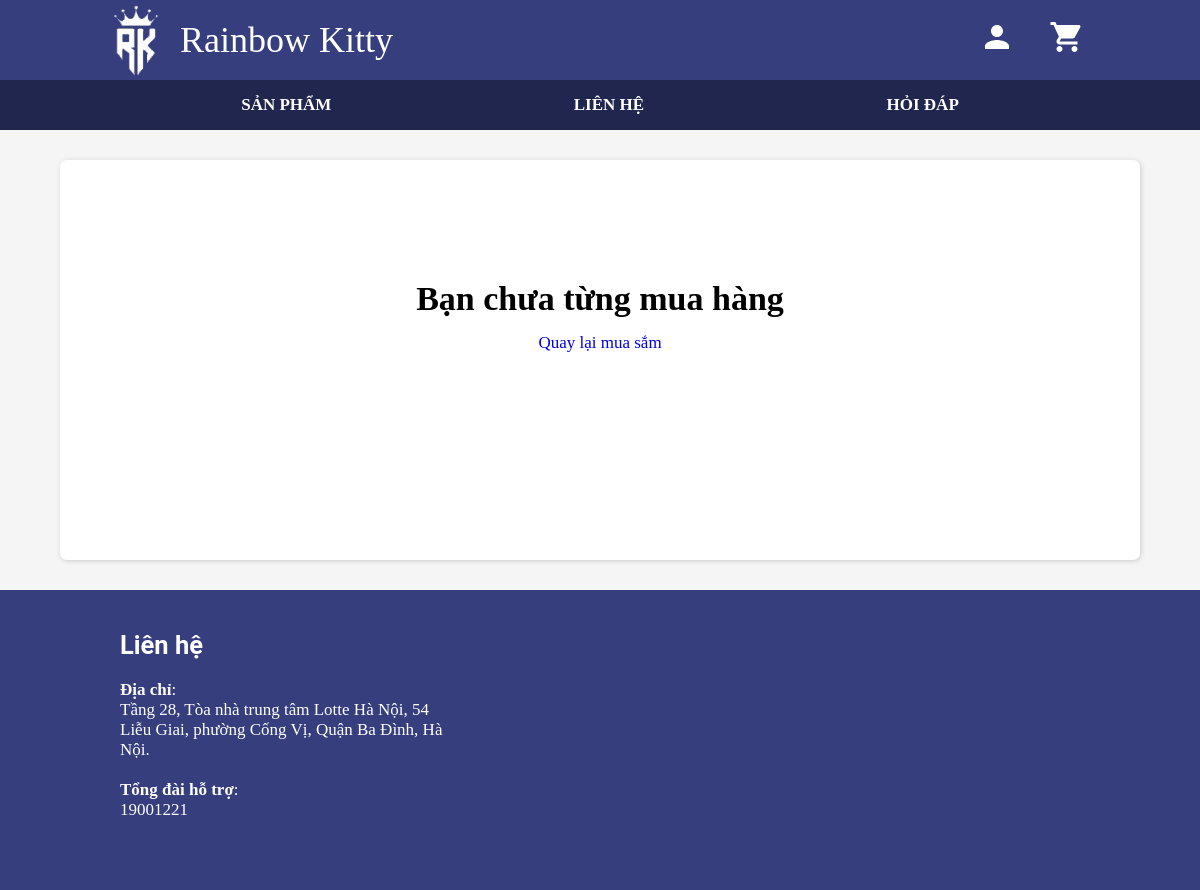
/public/display-orders.php (signed in), run on an earlier commit of the app's database.
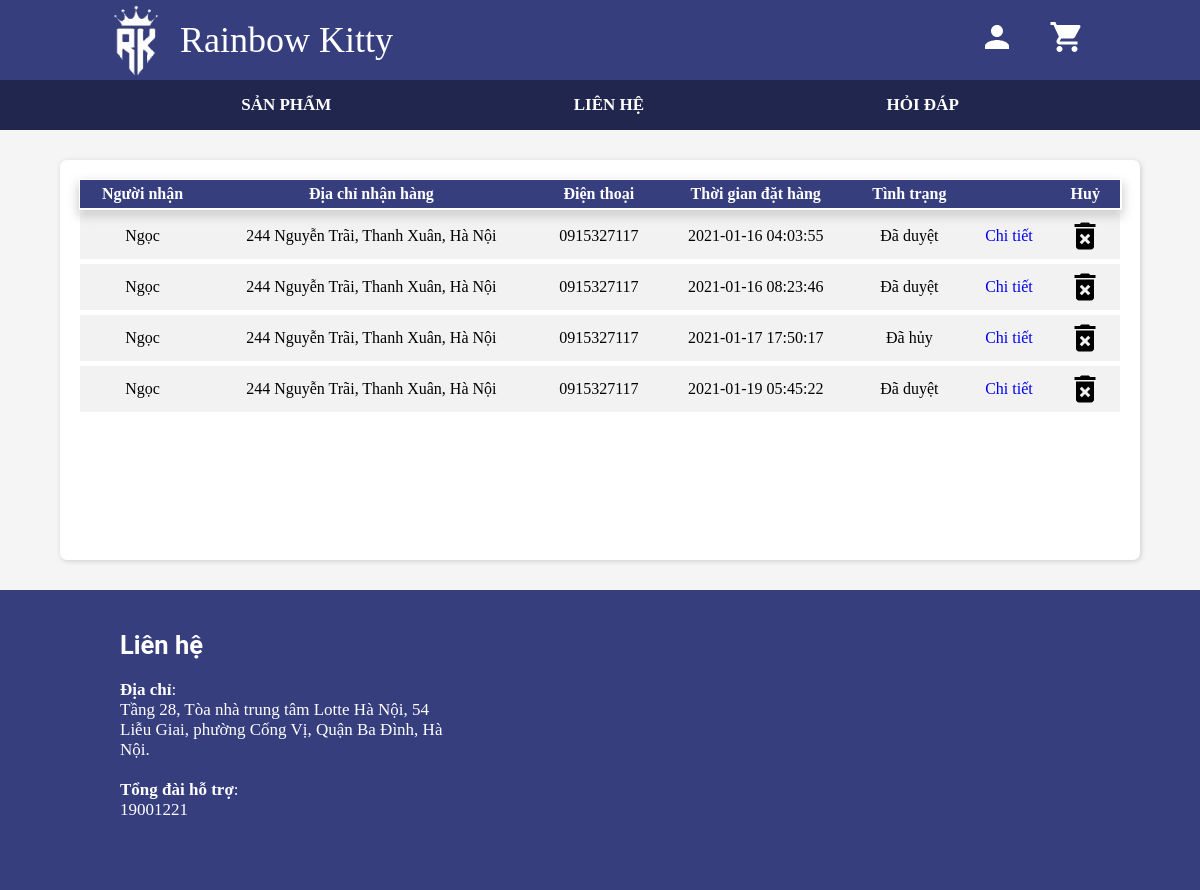
And on a later commit of the database.
### tables this page shows
CREATE TABLE `bills` (
  `id` int(11) NOT NULL,
  `id_customer` int(11) NOT NULL,
  `receiver` varchar(50) NOT NULL,
  `address` varchar(100) NOT NULL,
  `phone` varchar(15) NOT NULL,
  `id_state` int(11) NOT NULL,
  `purchase_time` datetime NOT NULL
);

CREATE TABLE `bill_states` (
  `id` int(11) NOT NULL,
  `state` varchar(50) NOT NULL,
  `color` varchar(15) NOT NULL
);

### public/templates/account/check-customer-signed-in.php (called while the page is built, shortened)
        <?php
function customer_signed_in() {
    if (isset($_SESSION["user"]["type"]) && $_SESSION["user"]["type"] == "customer") {
        return true;
    }
    return false;
}

### config/db.php (called while the page is built, shortened)
<?php
function sql_query(string $query_msg) {
    $connect = mysqli_connect(
        SERVER_NAME,
        USERNAME,
        PASSWORD,
        DB_NAME
    );
    mysqli_set_charset($connect, "utf8");
    $result = mysqli_query($connect, $query_msg) or trigger_error(mysqli_error($connect), E_USER_ERROR);
    return $result;
}

### public/templates/order/order-item.php (the view, shortened to what this page needs)
<?php function spawn_order_item($bill_id) { ?>
    <?php
        $bill = sql_query("
            SELECT *
            FROM bills
            WHERE id = '$bill_id';
        ");
        $bill = mysqli_fetch_array($bill);
        $bill_state = sql_query("
            SELECT state
            FROM bill_states
            WHERE id = {$bill["id_state"]};
        ");
        $bill_state = mysqli_fetch_array($bill_state)["state"];
    ?>
            <tr>
                <td>
                    <span><?= $bill["receiver"] ?></span>
                </td>
                <td>
                    <span><?= $bill["address"] ?></span>
                </td>
                <td>
                    <span><?= $bill["phone"] ?></span>
                </td>
                <td>
                    <span><?= $bill["purchase_time"] ?></span>
                </td>
                <td>
                    <span><?= $bill_state ?></span>
                </td>
                <td>
                    <a href="/public/display-orders-details.php?id=<?= $bill_id ?>">Chi tiết</a>
                </td>
                <td style="cursor: pointer;" onclick="show_delete_info()">
                </td>
            </tr>
<?php } ?>

### public/display-orders.php (shortened to what this page needs)
<?php
    $root_path = $_SERVER["DOCUMENT_ROOT"];
    require_once($root_path . "/public/templates/account/check-customer-signed-in.php");
    require_once($root_path . "/public/templates/order/order-item.php");
    require_once($root_path . "/config/db.php");
?>
<!DOCTYPE html>
<html lang="en">
<head>
    <link rel="stylesheet" href="/public/templates/css/all.css">
</head>
<body>
    <div>
    <?php include_once($root_path . "/public/templates/ui/header.php"); ?>
    <?php include_once($root_path . "/public/templates/ui/menu.php"); ?>
    <div class="panel">
        <?php
            if (customer_signed_in()) {
                $number_orders = sql_query("
                    SELECT COUNT(id) as number_of_bills_of_current_customer
                    FROM bills
                    WHERE id_customer = {$_SESSION["user"]["customer"]["id"]};
                ");
                $number_orders = mysqli_fetch_array($number_orders)["number_of_bills_of_current_customer"];
                if ($number_orders == 0) {
                    ?>
                    <div class="notification">
                        <h1>Bạn chưa từng mua hàng</h1>
                        <a href="/public/home.php">Quay lại mua sắm</a>
                    </div>
                    <?php
                } else {
                    $orders = sql_query("
                        SELECT *
                        FROM bills
                        WHERE id_customer = {$_SESSION["user"]["customer"]["id"]};
                    ");
                    ?>
                    <table class="table-header">
                        <tr>
                            <th>Người nhận</th>
                            <th>Địa chỉ nhận hàng</th>
                            <th>Điện thoại</th>
                            <th>Thời gian đặt hàng</th>
                            <th>Tình trạng</th>
                            <th></th>
                            <th>Huỷ</th>
                        </tr>
                        <?php
                        foreach ($orders as $order) {
                            spawn_order_item($order["id"]);
                        }
                        ?>
                    </table>
                    <?php
                }
            }
        ?>
    </div>
    <?php include_once($root_path . "/public/templates/ui/footer.php"); ?>
</body>
</html>

What changed in the data, as far as the page shows it:
now on this page (row edited): bills: receiver "Ngọc", address "244 Nguyễn Trãi, Thanh Xuân, Hà Nội", phone "0915327117", purchase_time "2021-01-16 04:03:55", id_state.state "Đã duyệt"
now on this page (row edited): bills: receiver "Ngọc", address "244 Nguyễn Trãi, Thanh Xuân, Hà Nội", phone "0915327117", purchase_time "2021-01-16 08:23:46", id_state.state "Đã duyệt"
added bills: receiver "Ngọc", address "244 Nguyễn Trãi, Thanh Xuân, Hà Nội", phone "0915327117", purchase_time "2021-01-17 17:50:17", id_state.state "Đã hủy"
added bills: receiver "Ngọc", address "244 Nguyễn Trãi, Thanh Xuân, Hà Nội", phone "0915327117", purchase_time "2021-01-19 05:45:22", id_state.state "Đã duyệt"
Also different on the page:
text no longer shown: "Bạn chưa từng mua hàng Quay lại mua sắm"
text now shown: "Người nhận Địa chỉ nhận hàng Điện thoại Thời gian đặt hàng Tình trạng Huỷ"
